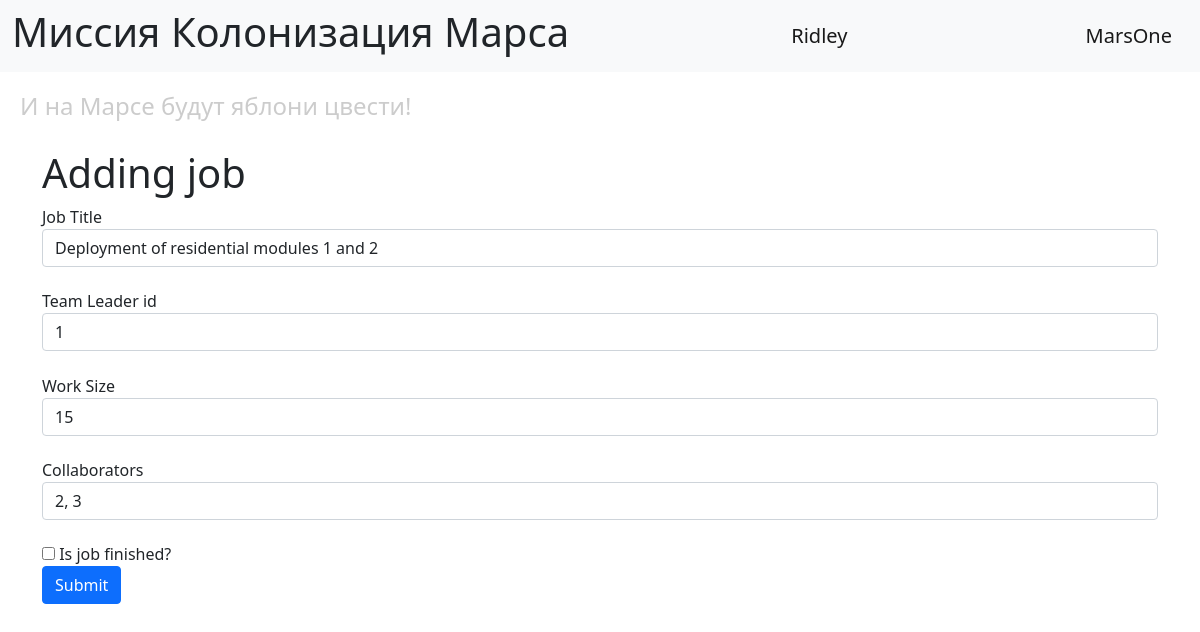
The app's page /edit-job/1 (signed in) with its own data.
### data/users.py (models this page shows, shortened)
class User(SqlAlchemyBase, UserMixin):
    __tablename__ = 'users'
    id = sa.Column(sa.Integer, primary_key=True, autoincrement=True)
    surname = sa.Column(sa.String)
    name = sa.Column(sa.String)
    age = sa.Column(sa.Integer)
    position = sa.Column(sa.String)
    speciality = sa.Column(sa.String)
    address = sa.Column(sa.String)
    email = sa.Column(sa.String, unique=True)
    hashed_password = sa.Column(sa.String)
    modified_date = sa.Column(sa.DateTime, default=datetime.now)

### data/jobs.py (models this page shows, shortened)
class Jobs(SqlAlchemyBase):  # SqlAlchemyBase Доступно в задании
    __tablename__ = 'jobs'
    id = sa.Column(sa.Integer, primary_key=True, autoincrement=True)
    team_leader_id = sa.Column(sa.Integer, sa.ForeignKey('users.id'))  # id лидера
    team_leader = orm.relationship("User")
    job = sa.Column(sa.Text)  # описание
    work_size = sa.Column(sa.Integer)  # в часах
    collaborators = sa.Column(sa.String)  # список id
    start_date = sa.Column(sa.Date)
    send_date = sa.Column(sa.Date)
    is_finished = sa.Column(sa.Boolean, default=False)

### main.py (the view, shortened to what this page needs)
@app.route("/edit-job/<int:job_id>", methods=["GET", "POST"])
@login_required
def edit_job(job_id):
    form = AddJobForm()
    if request.method == "GET":
        db_sess = db_session.create_session()
        job = db_sess.query(Jobs).filter(Jobs.id == job_id). \
            filter((Jobs.team_leader == current_user) | (current_user.id == 1)).first()
        if job:
            form.team_leader.data = job.team_leader_id
            form.job.data = job.job
            form.work_size.data = job.work_size
            form.collaborators.data = job.collaborators
            form.is_finished.data = job.is_finished
        else:
            abort(404)
    return render_template("add_job.html", title="Редактирование работы", form=form)

### forms/jobs.py
class AddJobForm(FlaskForm):
    job = StringField('Job Title', validators=[DataRequired()])
    team_leader = IntegerField('Team Leader id', validators=[DataRequired()])
    work_size = StringField('Work Size', validators=[DataRequired()])
    collaborators = StringField('Collaborators', validators=[DataRequired()])
    is_finished = BooleanField('Is job finished?')
    submit = SubmitField('Submit')

### data/db_session.py (called while the page is built)
def create_session() -> Session:
    global __factory
    return __factory()

### main.py (called while the page is built)
@login_manager.user_loader
def load_user(user_id):
    db_sess = db_session.create_session()
    return db_sess.get(User, user_id)

### templates/add_job.html (shortened to what this page needs)
{% extends 'base.html' %}
{% block content %}
<h1>Adding job</h1>
<form action="" method="post">
    {{ form.job.label }}
    {{ form.job(class="form-control") }}
    {{ form.team_leader.label }}
    {{ form.team_leader(class="form-control") }}
    {{ form.work_size.label }}
    {{ form.work_size(class="form-control") }}
    {{ form.collaborators.label }}
    {{ form.collaborators(class="form-control") }}
    <div class="form-group">{{ form.is_finished() }} {{ form.is_finished.label }}</div>
    <div class="form-group">{{ form.submit(type="submit", class="btn btn-primary") }}</div>
</form>
{% endblock %}

### templates/base.html (shortened to what this page needs)
<!doctype html>
<html lang="en">
<head>
    <link href="https://cdn.jsdelivr.net/npm/bootstrap@5.1.3/dist/css/bootstrap.min.css"
          rel="stylesheet"
>
    <link rel="stylesheet" href="{{ url_for('static', filename='css/style.css') }}">
</head>
<body>
<header>
    <nav class="navbar navbar-light bg-light">
        <div class="container-fluid">
            <h1>Миссия Колонизация Марса</h1>
            {% if current_user.is_authenticated %}
                <a class="navbar-brand" href="/logout">{{ current_user.name }}</a>
            {% else %}
                <div>
                    <a class="btn btn-primary " href="/register">Зарегистрироваться</a>
                    <a class="btn btn-success" href="/login">Войти</a>
                </div>
            {% endif %}
            <a class="navbar-brand" href="#">MarsOne</a>
        </div>
    </nav>
    <h4>И на Марсе будут яблони цвести!</h4>
</header>
<main role="main" class="container">
    {% block content %}{% endblock %}
</main>
</body>
</html>

### static/css/style.css (style rules this page uses)
h4 { color: #cccccc; padding: 20px; }
form > .form-control { margin-bottom: 1.4rem; }

### records on screen
User: name "Ridley"
Jobs: job "Deployment of residential modules 1 and 2", team_leader "1", work_size "15", collaborators "2, 3"
